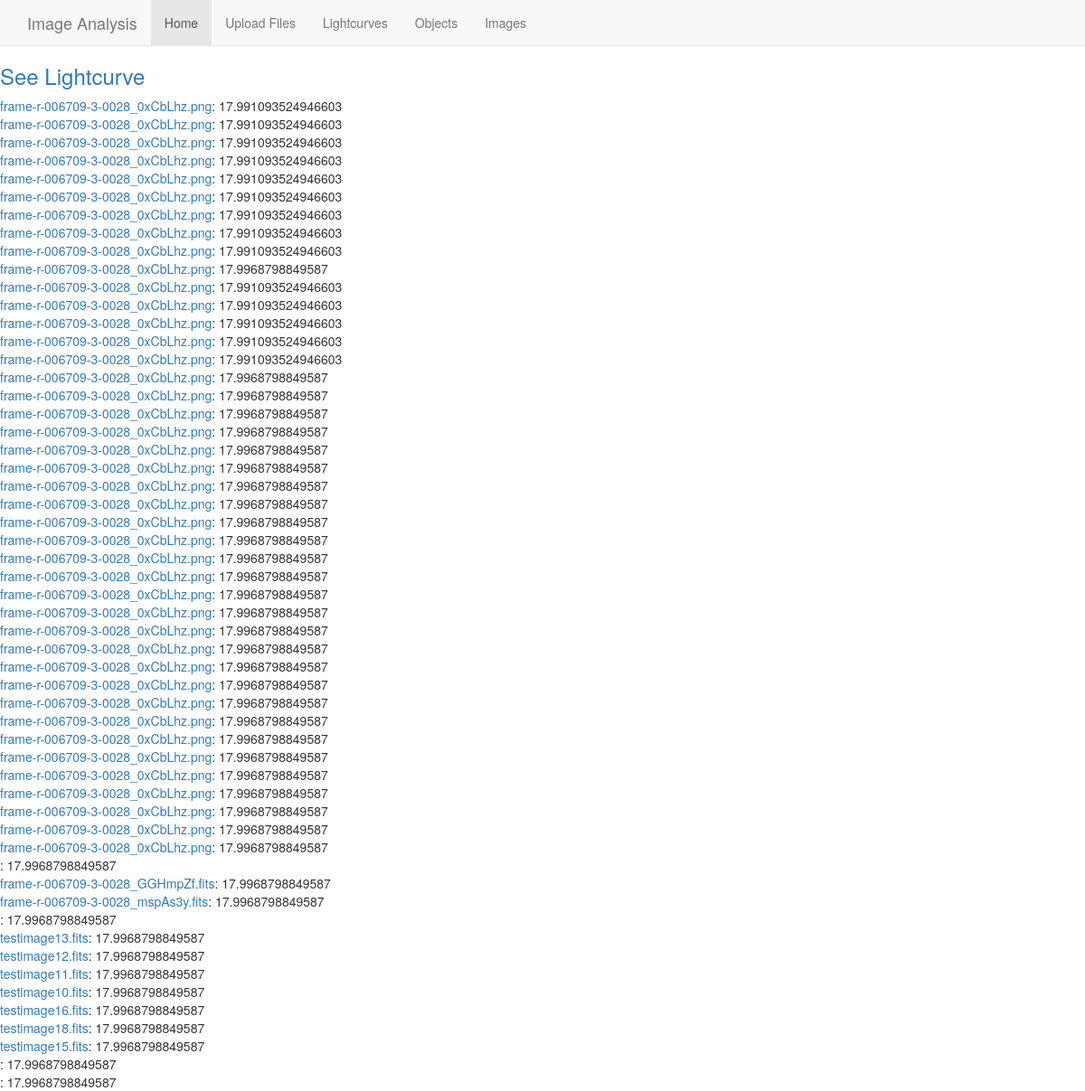
Page /object/194/ on the committed database.
### ImageAnalysis/models.py (models this page shows, shortened)
class SourceInImage(models.Model):
    image = models.ForeignKey('Image', on_delete=models.CASCADE)
    source = models.ForeignKey(Source, on_delete=models.CASCADE)
    brightness = models.FloatField(default=0.0)

class Image(models.Model):
    sources = models.ManyToManyField(Source, through='SourceInImage', blank=True)
    camera = models.ForeignKey(Camera, on_delete=models.CASCADE)
    cameraFilter = models.CharField(max_length=2)
    imageFile = models.OneToOneField(UploadFile, on_delete=models.CASCADE)
    offset = models.FloatField(default=25.0)
    imageName = models.CharField(max_length=100)
    previewName = models.CharField(max_length=100)
    obsTime = models.DateTimeField()
    path = None #we can use Image.imageFile to return this
    data = None
    header = None
    offset = None #definitely add this to database
    offsetErr = None
    centreCoordinates = None #add this for image coordinate search
    backMean = None
    backMedian = None
    backStd = None
    stars = None
    magnitudes = None
    references = None
    wcsOb = None
    realMagnitudes = None

### ImageAnalysis/views.py (the view, shortened to what this page needs)
# urls.py: url(r'^object/(?P<object_id>[0-9]+)/$', views.object, name='object'),
def object(request, object_id=None):
	if object_id is not None:
		source = get_object_or_404(Source, pk=object_id)
		return render(request, 'ImageAnalysis/object.html', {'source': source})

### ImageAnalysis/templates/ImageAnalysis/object.html (shortened to what this page needs)
{% extends 'base.html' %}
{% block content%}
<a href="{% url 'imageanalysis:lightcurve' %}{{source.pk}}"><h3>See Lightcurve</h3></a>
	{% for observation in source.sourceinimage_set.all %}
		<a href="{% url 'imageanalysis:image' %}{{observation.image.pk}}">{{ observation.image.imageName }}</a>: {{ observation.brightness }}
		<br/>
	{% endfor %}
{% endblock %}

### rows in the picture
SourceInImage: image.imageName "frame-r-006709-3-0028_0xCbLhz.png", brightness "17.991093524946603"
SourceInImage: image.imageName "frame-r-006709-3-0028_0xCbLhz.png", brightness "17.991093524946603"
SourceInImage: image.imageName "frame-r-006709-3-0028_0xCbLhz.png", brightness "17.991093524946603"
SourceInImage: image.imageName "frame-r-006709-3-0028_0xCbLhz.png", brightness "17.991093524946603"
SourceInImage: image.imageName "frame-r-006709-3-0028_0xCbLhz.png", brightness "17.991093524946603"
SourceInImage: image.imageName "frame-r-006709-3-0028_0xCbLhz.png", brightness "17.991093524946603"
SourceInImage: image.imageName "frame-r-006709-3-0028_0xCbLhz.png", brightness "17.991093524946603"
SourceInImage: image.imageName "frame-r-006709-3-0028_0xCbLhz.png", brightness "17.991093524946603"
